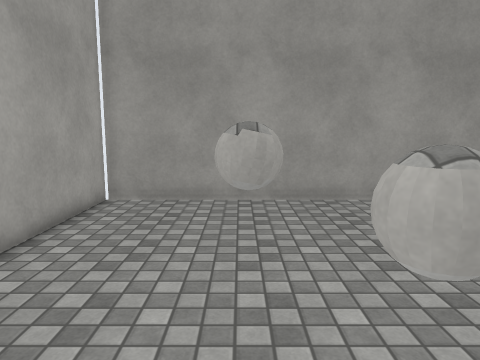
View 1 (above)

12 first-person views from a walk through a 3-D level made in the Unity game engine. The camera is 1.5 m above the floor, tilts 8° down and sees 70° across. The floor is counted in squares, 0.5 m on a side. Each view is taken from the middle of a square. On the plan, view 1 faces up. The plan holds only what a view shows up to about 20 squares ahead; the rest is blank. Surface patterns are stand-ins for the level's own textures.

View 2
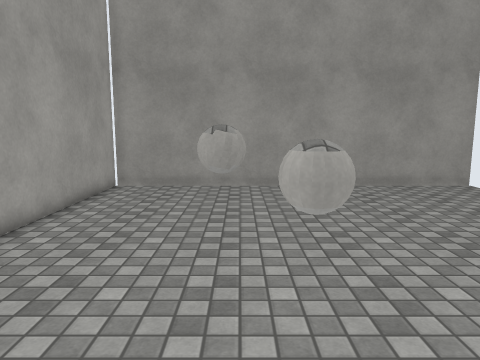

View 3
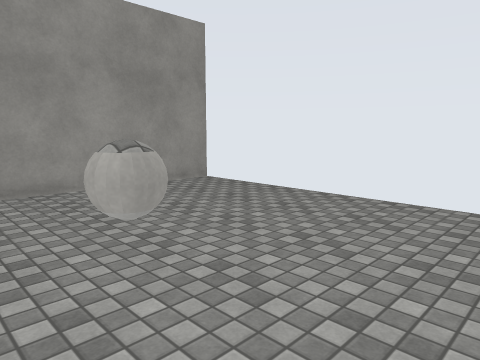

View 4
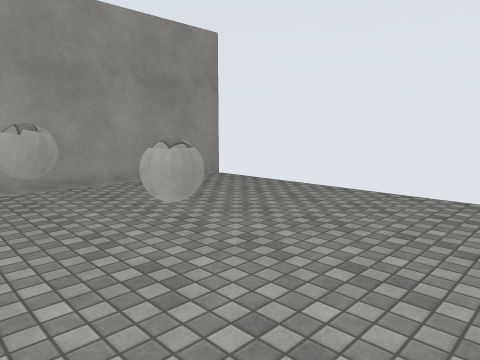

View 5
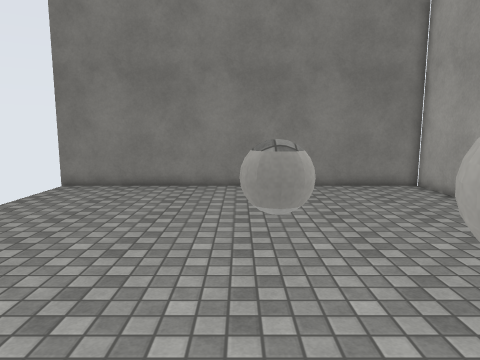

View 6
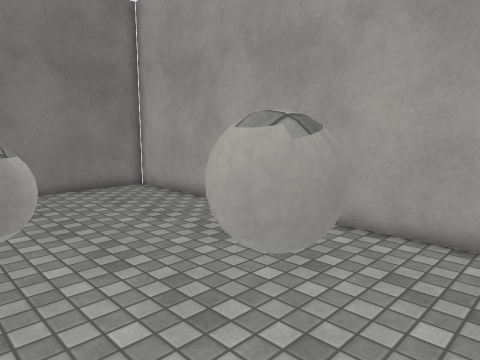

View 7
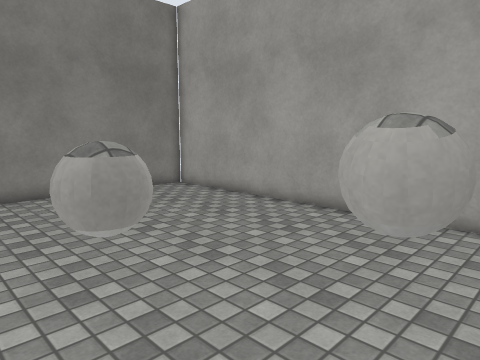

View 8
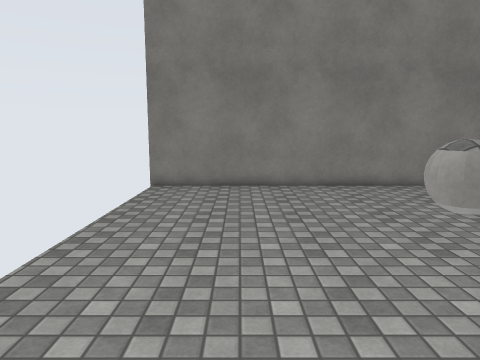

View 9
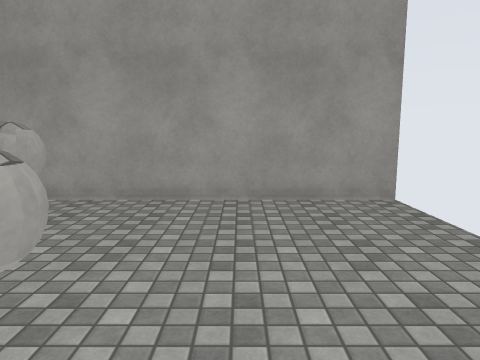

View 10
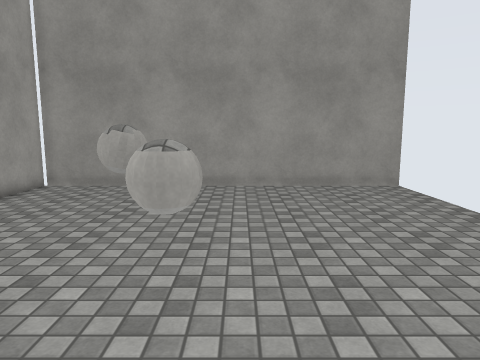

View 11
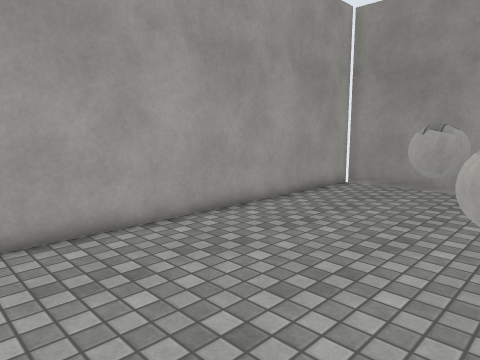

View 12
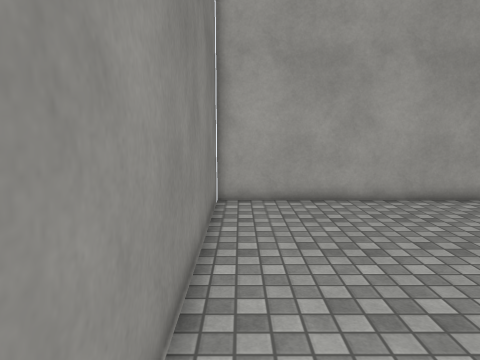

### Floor plan
Key: @ floor where view 1 was taken; # wall or solid block; . floor; O other object.
Columns run from 6 left of view 1 to 14 right of it. Each row starts with its distance up from view 1.
 15 #####################
 14 #...................
 13 #...................
 12 #...................
 11 #.....##............
 10 #.....OO............
  9 #.....##............
  8 #...................
  7 #...................
  6 #.......O##.........
  5 #.......###.........
  4 #.......###.........
  3 #...................
  2 #...................
  1 #...................
  0 #.....@.............
 -1 #...................
 -2 #...................
 -3 #...................
 -4 #...................
 -5 #####################

Positions as (right, up) in squares from view 1, and headings:
1: (0, 0), facing up
2: (1, -4), facing up
3: (-1, -3), facing up-right
4: (-3, -4), facing up-right
5: (4, 14), facing down
6: (4, 13), facing down-left
7: (6, 12), facing down-left
8: (9, 14), facing down
9: (7, 0), facing up
10: (5, -4), facing up
11: (4, -4), facing up-left
12: (9, -4), facing left
